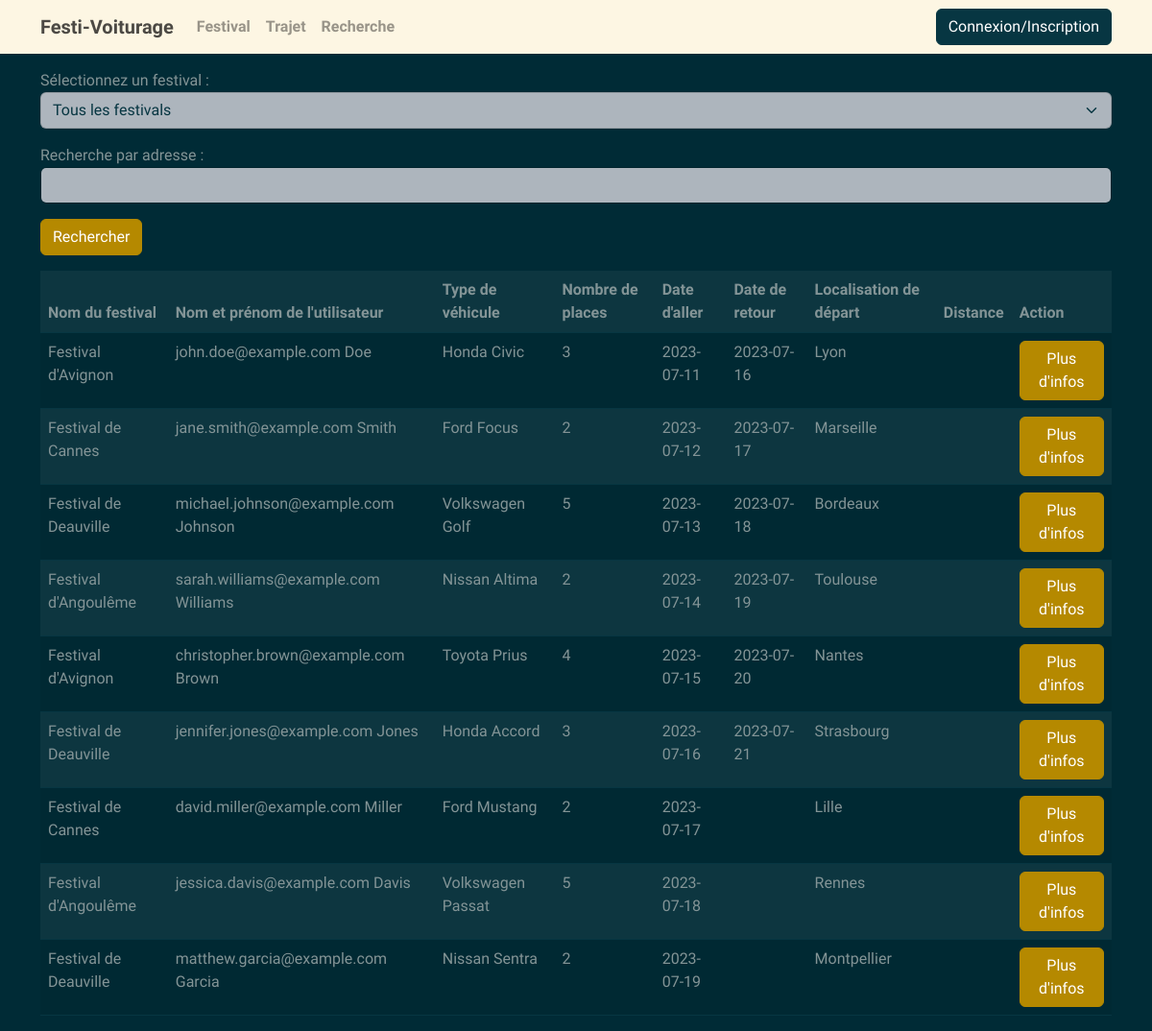
Page /Vue/Trajet.php on the committed database.
### tables this page shows
CREATE TABLE "Trajet" (
	"trajet_id"	INTEGER,
	"user_id"	INT NOT NULL,
	"festival_id"	int NOT NULL,
	"type_vehicule"	VARCHAR(255) NOT NULL,
	"places_disponibles"	INT NOT NULL,
	"date_aller"	DATE NOT NULL,
	"date_retour"	DATE,
	"localisation"	VARCHAR(255) NOT NULL,
	PRIMARY KEY("trajet_id" AUTOINCREMENT),
	FOREIGN KEY("festival_id") REFERENCES "Festival"("festival_id") ON DELETE CASCADE,
	FOREIGN KEY("user_id") REFERENCES "Festivalier"("user_id") ON DELETE CASCADE
);

CREATE TABLE "Festival" (
	"festival_id"	INTEGER,
	"nom"	VARCHAR(255) NOT NULL,
	"date_debut"	DATE NOT NULL,
	"date_fin"	DATE NOT NULL,
	"localisation"	VARCHAR(255) NOT NULL,
	"photo"	VARCHAR(255) NOT NULL,
	PRIMARY KEY("festival_id" AUTOINCREMENT)
);

CREATE TABLE "Festivalier" (
	"user_id"	INTEGER,
	"nom"	VARCHAR(255) NOT NULL,
	"prenom"	VARCHAR(255) NOT NULL,
	"email"	VARCHAR(255) NOT NULL,
	"mot_de_passe"	VARCHAR(255) NOT NULL,
	PRIMARY KEY("user_id" AUTOINCREMENT)
);

### DAO/TrajetDAO.php (called while the page is built, shortened)
<?php
require_once("../Model/Trajet.php");
class TrajetDAO
{
    protected $connect;
    public function __construct($db)
    {
        $this->connect = $db;
    }
    public function getAll(string $loc = null, $date = null, int $fesId = null)
    {
        $query = "SELECT * FROM Trajet";
        $stmt = $this->connect->prepare($query);
        $stmt->execute();
        $results = $stmt->fetchAll(PDO::FETCH_ASSOC);
        $trajets = array();
        foreach ($results as $result) {
            $trajet = new Trajet(
                $result['user_id'],
                $result['festival_id'],
                $result['type_vehicule'],
                $result['places_disponibles'],
                $result['date_aller'],
                $result['date_retour'],
                $result['localisation']
            );
            $trajet->setTrajetId($result['trajet_id']);
            $trajets[] = $trajet;
        }
        return $trajets;
    }
}
?>

### Model/Trajet.php (called while the page is built, shortened)
<?php
class Trajet {
    private $trajet_id;
    private $user_id;
    private $festival_id;
    private $type_vehicule;
    private $places_disponibles;
    private $date_aller;
    private $date_retour;
    private $localisation;
    public function __construct($user_id = null,$festival_id=null, $type_vehicule = null, $places_disponibles = null, $date_aller = null, $date_retour = null,$localisation =null,$distance=null) {
        $this->user_id = $user_id;
        $this->festival_id=$festival_id;
        $this->type_vehicule = $type_vehicule;
        $this->places_disponibles = $places_disponibles;
        $this->date_aller = $date_aller;
        $this->date_retour = $date_retour;
        $this->localisation=$localisation;
    }
    public function getTrajetId() {
        return $this->trajet_id;
    }
    public function setTrajetId($trajet_id) {
        $this->trajet_id = $trajet_id;
    }
    public function getUserId() {
        return $this->user_id;
    }
    public function getFestivalId() {
        return $this->festival_id;
    }
    public function getTypeVehicule() {
        return $this->type_vehicule;
    }
    public function getPlacesDisponibles() {
        return $this->places_disponibles;
    }
    public function getDateAller() {
        return $this->date_aller;
    }
    public function getDateRetour() {
        return $this->date_retour;
    }
    public function getLocalisation() {
        return $this->localisation;
    }
}
?>

### DAO/FestivalDAO.php (called while the page is built, shortened)
<?php
require_once("../Model/Festival.php");
class FestivalDAO {
    protected $connect;
    public function __construct(PDO $connect) {
        $this->connect = $connect;
    }
    public function getById($festival_id) {
        $query = "SELECT * FROM Festival WHERE festival_id = :festival_id";
        $stmt = $this->connect->prepare($query);
        $stmt->bindValue(':festival_id', $festival_id);
        $stmt->execute();
        $result = $stmt->fetch(PDO::FETCH_ASSOC);
        if ($result) {
            return new Festival(
                $result['nom'],
                $result['date_debut'],
                $result['date_fin'],
                $result['localisation'],
                $result['photo']
            );
        } else {
            return null;
        }
    }
}
?>

### Model/Festival.php (called while the page is built, shortened)
<?php
class Festival {
    private $nom;
    public function __construct($nom = null, $date_debut = null, $date_fin =null, $localisation = null, $photo = null) {
        $this->nom = $nom;
    }
    public function getNom() {
        return $this->nom;
    }
}
?>

### DAO/FestivalierDAO.php (called while the page is built, shortened)
<?php
require_once("../Model/Festivalier.php");
class FestivalierDAO {
    protected $connect;
    public function __construct($db) {
        $this->connect = $db;
    }
    public function getById($user_id) {
        $query = "SELECT * FROM Festivalier WHERE user_id = :user_id";
        $stmt = $this->connect->prepare($query);
        $stmt->bindValue(':user_id', $user_id);
        $stmt->execute();
        $result = $stmt->fetch(PDO::FETCH_ASSOC);
        if ($result) {
            $res= new Festivalier(
                $result['nom'],
                $result['email'],
                $result['mot_de_passe']
            );
            $res->setID($result['prenom']);
            return $res;
        } else {
            return null;
        }
    }
}
?>

### Model/Festivalier.php (called while the page is built, shortened)
<?php
class Festivalier {
    private $Prenom;
    private $Nom;
    public function __construct( $Prenom = null, $Nom = null, $Email = null, $Pwd = null) {
        $this->Prenom = $Prenom;
        $this->Nom = $Nom;
    }
    public function getPrenom() {
        return $this->Prenom;
    }
    public function getNom() {
        return $this->Nom;
    }
}
?>

### Vue/Trajet.php (the view, shortened to what this page needs)
<!DOCTYPE html>
<html>
<head>
</head>
<body>
<div class="container">
    <div class="my-3">
        <?php
        require_once("../DAO/FestivalierDAO.php");
        require_once("../DAO/FestivalDAO.php");
        require_once("../DAO/TrajetDAO.php");
        require_once("../Model/Trajet.php");
        $dbFile = '../DB/Donne.db';
        $pdo = new PDO('sqlite:' . $dbFile);
        $trajetDAO = new TrajetDAO($pdo);
        $trajets = $trajetDAO->getAll();
        $festivalierDAO = new FestivalierDAO($pdo);
        $festivalDAO = new FestivalDAO($pdo);
        echo '<label for="festival">Sélectionnez un festival :</label>';
        echo '<select id="festival" name="festival" onchange="filterTrajets()" class="form-select">';
        echo '<option value="0">Tous les festivals</option>';
        echo '</select>';
        echo '<form id="search-form" class="mt-3">';
        echo '<div class="mb-3">';
        echo '<label for="adresse">Recherche par adresse :</label>';
        echo '<input type="text" id="adresse" name="adresse" class="form-control">';
        echo '</div>';
        echo '<button type="submit" class="btn btn-primary">Rechercher</button>';
        echo '</form>';
        ?>
    </div>
    <div class="table-responsive">
        <table class="table table-striped table-hover">
        <thead>
            <tr>
                <th>Nom du festival</th>
                <th>Nom et prénom de l'utilisateur</th>
                <th>Type de véhicule</th>
                <th>Nombre de places</th>
                <th>Date d'aller</th>
                <th>Date de retour</th>
                <th>Localisation de départ</th>
                <th>Distance</th>
                <th>Action</th>
            </tr>
    </thead>
            <tbody>
            <?php
            foreach ($trajets as $trajet) {
                $festivalId = $trajet->getFestivalId();
                $festivalierId = $trajet->getUserId();
                $festival = $festivalDAO->getById($festivalId);
                $festivalier = $festivalierDAO->getById($festivalierId);
                echo '<tr class="trajet-row" data-festival-id="' . $festivalId . '" data-trajet-id="'.$trajet->getTrajetId().'">';
                echo '<td>' . $festival->getNom() . '</td>';
                echo '<td>' . $festivalier->getNom() . ' ' . $festivalier->getPrenom() . '</td>';
                echo '<td>' . $trajet->getTypeVehicule() . '</td>';
                echo '<td>' . $trajet->getPlacesDisponibles() . '</td>';
                echo '<td>' . $trajet->getDateAller() . '</td>';
                echo '<td>' . $trajet->getDateRetour() . '</td>';
                echo '<td>' . $trajet->getLocalisation() . '</td>';
                echo '<td></td>';
                echo '<td>';
                echo '<form action="InfoTrajet.php" method="post">';
                echo '<button type="submit" class="btn btn-primary">Plus d\'infos</button>';
                echo '</form>';
                echo '</td>';
                echo '</tr>';
            }
            ?>
            </tbody>
        </table>
    </div>
</div>
</body>
</html>

### rows in the picture
trajet: festival.nom "Festival d'Avignon", user.email "john.doe@example.com", user.nom "Doe", type_vehicule "Honda Civic", places_disponibles "3", date_aller "2023-07-11", date_retour "2023-07-16", localisation "Lyon"
trajet: festival.nom "Festival de Cannes", user.email "jane.smith@example.com", user.nom "Smith", type_vehicule "Ford Focus", places_disponibles "2", date_aller "2023-07-12", date_retour "2023-07-17", localisation "Marseille"
trajet: festival.nom "Festival de Deauville", user.email "michael.johnson@example.com", user.nom "Johnson", type_vehicule "Volkswagen Golf", places_disponibles "5", date_aller "2023-07-13", date_retour "2023-07-18", localisation "Bordeaux"
trajet: festival.nom "Festival d'Angoulême", user.email "sarah.williams@example.com", user.nom "Williams", type_vehicule "Nissan Altima", places_disponibles "2", date_aller "2023-07-14", date_retour "2023-07-19", localisation "Toulouse"
trajet: festival.nom "Festival d'Avignon", user.email "christopher.brown@example.com", user.nom "Brown", type_vehicule "Toyota Prius", places_disponibles "4", date_aller "2023-07-15", date_retour "2023-07-20", localisation "Nantes"
trajet: festival.nom "Festival de Deauville", user.email "jennifer.jones@example.com", user.nom "Jones", type_vehicule "Honda Accord", places_disponibles "3", date_aller "2023-07-16", date_retour "2023-07-21", localisation "Strasbourg"
trajet: festival.nom "Festival de Cannes", user.email "david.miller@example.com", user.nom "Miller", type_vehicule "Ford Mustang", places_disponibles "2", date_aller "2023-07-17", localisation "Lille"
trajet: festival.nom "Festival d'Angoulême", user.email "jessica.davis@example.com", user.nom "Davis", type_vehicule "Volkswagen Passat", places_disponibles "5", date_aller "2023-07-18", localisation "Rennes"
trajet: festival.nom "Festival de Deauville", user.email "matthew.garcia@example.com", user.nom "Garcia", type_vehicule "Nissan Sentra", places_disponibles "2", date_aller "2023-07-19", localisation "Montpellier"
